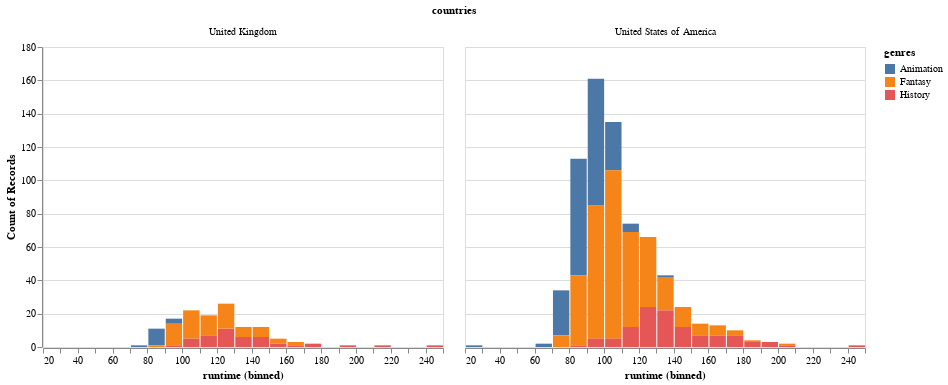

Source (notebook cell):
### Markdown cell above
If we want to color our faceted plots by the movie genre,
we need to explode also the `'genres'` column in the df.

### Code cell
boom_both = boom_countries.explode('genres')
(alt.Chart(boom_both).mark_bar().encode(
    alt.X('runtime', bin=alt.Bin(maxbins=30)),
    y='count()',
    color='genres')
 .facet('countries'))

### Figure 1 — Vega-Lite specification as saved in the notebook (floating-point values rounded to 4 significant figures; data arrays with more than 128 entries replaced by an {"elided": "..."} marker saying what was removed)
{"config": {"view": {"continuousWidth": 400, "continuousHeight": 300}}, "data": {"name": "data-10149087303a024e2dedb32f31c17f80"}, "facet": {"type": "nominal", "field": "countries"}, "spec": {"mark": "bar", "encoding": {"color": {"type": "nominal", "field": "genres"}, "x": {"type": "quantitative", "bin": {"maxbins": 30}, "field": "runtime"}, "y": {"type": "quantitative", "aggregate": "count"}}}, "$schema": "https://vega.github.io/schema/vega-lite/v4.8.1.json", "datasets": {"data-10149087303a024e2dedb32f31c17f80": {"elided": "833 records"}}}
